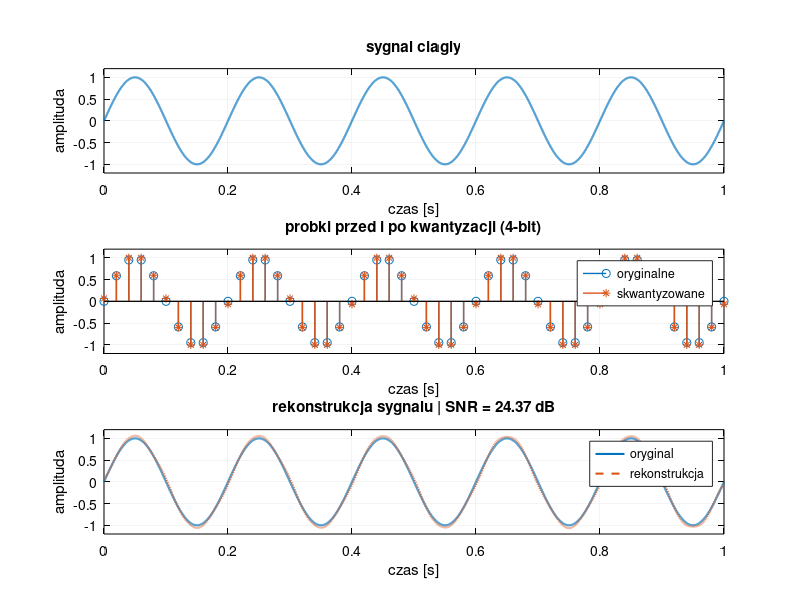

Reproduce this figure in MATLAB.
czestotliwosc_sygnalu = 5;          
amplituda = 1;                      
czas_ciagly = 0:0.0001:1;           
czestotliwosc_probkowania = 50;     
okres_probkowania = 1/czestotliwosc_probkowania;  
czas_dyskretny = 0:okres_probkowania:1;   

% WARIANT A: Sinusoidalny
sygnal_ciagly = amplituda * sin(2*pi*czestotliwosc_sygnalu*czas_ciagly); 
sygnal_dyskretny = amplituda * sin(2*pi*czestotliwosc_sygnalu*czas_dyskretny); 

% WARIANT B: Prostokątny
%sygnal_ciagly = amplituda * square(2*pi*czestotliwosc_sygnalu*czas_ciagly); 
%sygnal_dyskretny = amplituda * square(2*pi*czestotliwosc_sygnalu*czas_dyskretny);

liczba_poziomow = 2^4;   
sygnal_skwantowany = round(((sygnal_dyskretny + amplituda)/(2*amplituda)) * (liczba_poziomow-1)) / (liczba_poziomow-1);
sygnal_skwantowany = (sygnal_skwantowany * 2*amplituda) - amplituda;

sygnal_rek = zeros(size(czas_ciagly));
for i = 1:length(czas_dyskretny)
    sygnal_rek = sygnal_rek + sygnal_skwantowany(i) * sinc((czas_ciagly - czas_dyskretny(i)) / okres_probkowania);
end

snr_db = 10 * log10(var(sygnal_ciagly) / var(sygnal_ciagly - sygnal_rek));

kolor_oryg = [0 0.4470 0.7410]; kolor_przetw = [0.8500 0.3250 0.0980];
fig = figure('Position', [100, 100, 800, 800], 'Color', 'w');
ustawienia = {'Color', 'w', 'XColor', 'k', 'YColor', 'k', 'GridColor', [0.7 0.7 0.7]};

subplot(3,1,1);
plot(czas_ciagly, sygnal_ciagly, 'Color', kolor_oryg, 'LineWidth', 1.5);
set(gca, ustawienia{:}); grid on; title('sygnal ciagly', 'Color', 'k');
xlabel('czas [s]'); ylabel('amplituda'); ylim([-1.2 1.2]);

subplot(3,1,2);
stem(czas_dyskretny, sygnal_dyskretny, 'Color', kolor_oryg, 'Marker', 'o', 'LineWidth', 1); hold on;
stem(czas_dyskretny, sygnal_skwantowany, 'Color', kolor_przetw, 'Marker', '*', 'LineWidth', 1); hold off;
set(gca, ustawienia{:}); grid on; title('probki przed i po kwantyzacji (4-bit)', 'Color', 'k');
xlabel('czas [s]'); ylabel('amplituda'); ylim([-1.2 1.2]);
legend('oryginalne', 'skwantyzowane', 'Location', 'northeast');

subplot(3,1,3);
plot(czas_ciagly, sygnal_ciagly, 'Color', kolor_oryg, 'LineWidth', 1.5); hold on;
plot(czas_ciagly, sygnal_rek, '--', 'Color', kolor_przetw, 'LineWidth', 1.5); hold off;
set(gca, ustawienia{:}); grid on; title(sprintf('rekonstrukcja sygnalu | SNR = %.2f dB', snr_db), 'Color', 'k');
xlabel('czas [s]'); ylabel('amplituda'); ylim([-1.2 1.2]);
legend('oryginal', 'rekonstrukcja', 'Location', 'northeast');
